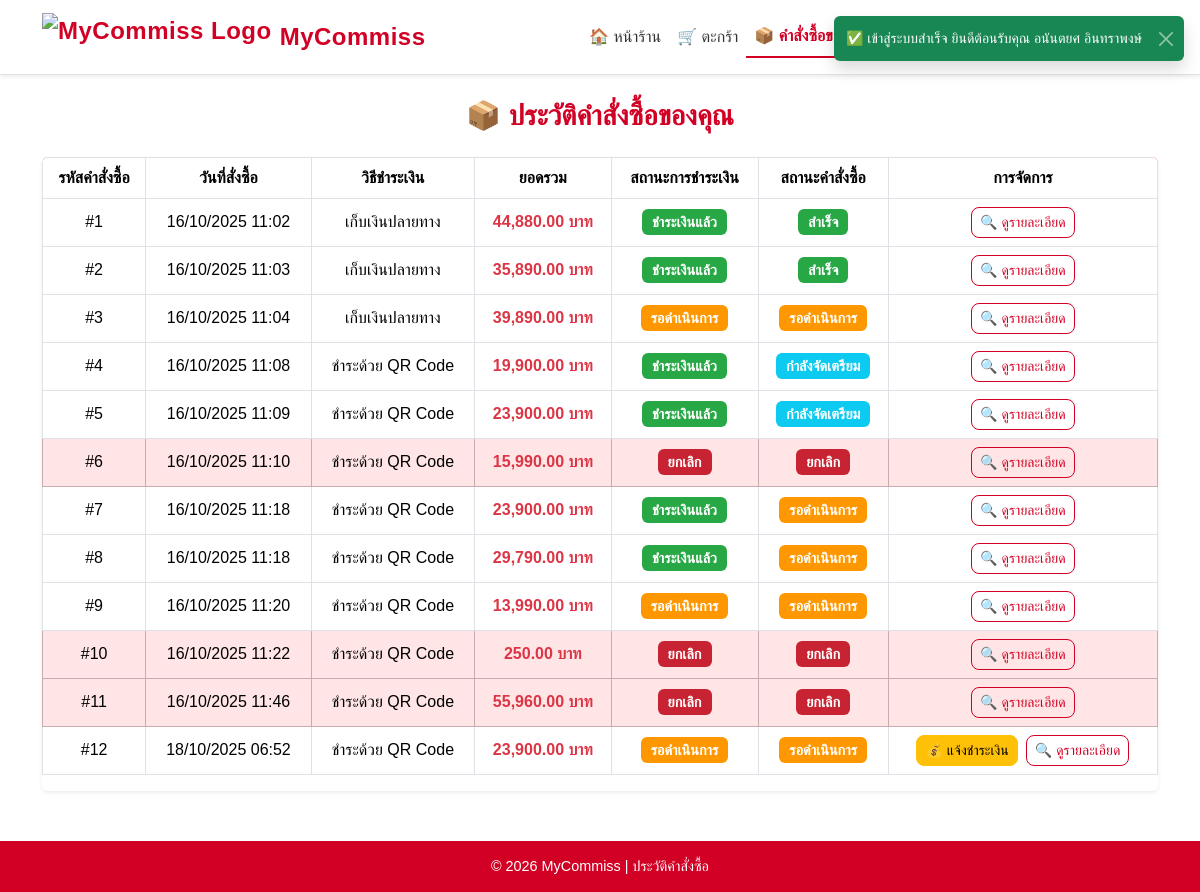
The page /user/orders.php (signed in) on the database as committed earlier.
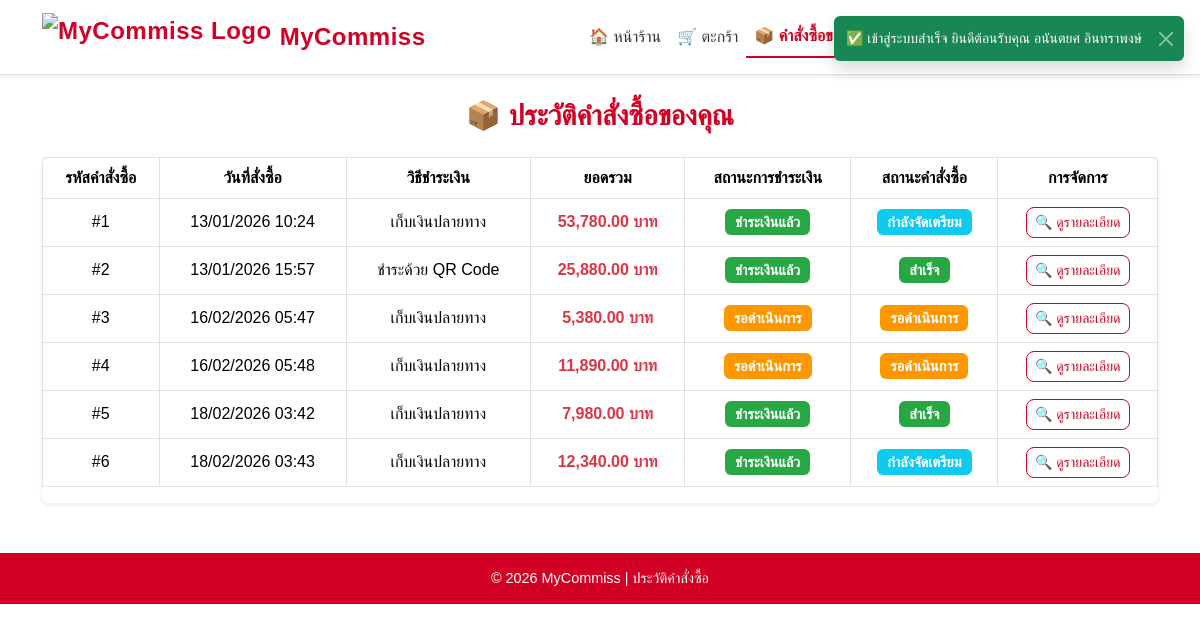
The same page on the database as committed later.
### tables this page shows
CREATE TABLE `orders` (
  `order_id` int(11) NOT NULL,
  `customer_id` int(11) DEFAULT NULL,
  `total_price` decimal(10,2) NOT NULL,
  `shipping_address` text DEFAULT NULL,
  `payment_method` enum('COD','QR') DEFAULT 'COD',
  `slip_image` varchar(255) DEFAULT NULL,
  `payment_date` datetime DEFAULT NULL,
  `payment_status` enum('รอดำเนินการ','ชำระเงินแล้ว','ยกเลิก') DEFAULT 'รอดำเนินการ',
  `admin_verified` enum('รอตรวจสอบ','กำลังตรวจสอบ','อนุมัติ','ปฏิเสธ') DEFAULT 'รอตรวจสอบ',
  `order_status` enum('รอดำเนินการ','กำลังจัดเตรียม','จัดส่งแล้ว','สำเร็จ','ยกเลิก') DEFAULT 'รอดำเนินการ',
  `order_date` timestamp NOT NULL DEFAULT current_timestamp(),
  `shipped_date` datetime DEFAULT NULL,
  `tracking_number` varchar(100) DEFAULT NULL,
  `note` text DEFAULT NULL
);

### user/orders.php (the view, shortened to what this page needs)
<?php
include("connectdb.php");
$customer_id = $_SESSION['customer_id'];
$sql = "SELECT * FROM orders WHERE customer_id = :cid ORDER BY order_date ASC";
$stmt = $conn->prepare($sql);
$stmt->bindParam(':cid', $customer_id, PDO::PARAM_INT);
$stmt->execute();
$orders = $stmt->fetchAll(PDO::FETCH_ASSOC);
?>
<!DOCTYPE html>
<html lang="th">
<head>
  <link href="https://cdn.jsdelivr.net/npm/bootstrap@5.3.2/dist/css/bootstrap.min.css" rel="stylesheet">
</head>
<body>
<?php include("navbar_user.php"); ?>
<div class="toast-container position-fixed top-0 end-0 p-3" style="z-index:3000;">
  <?php foreach (['success' => 'success', 'error' => 'danger'] as $key => $color): ?>
    <?php if (isset($_SESSION["toast_{$key}"])): ?>
      <div class="toast align-items-center text-bg-<?= $color ?> border-0 show" role="alert">
        <div class="d-flex">
          <div class="toast-body"><?= $_SESSION["toast_{$key}"] ?></div>
          <button type="button" class="btn-close btn-close-white me-2 m-auto" data-bs-dismiss="toast"></button>
        </div>
      </div>
    <?php endif; ?>
  <?php endforeach; ?>
</div>
<div class="container mt-4">
  <h3 class="fw-bold mb-4 text-center">📦 ประวัติคำสั่งซื้อของคุณ</h3>
  <?php if (empty($orders)): ?>
    <div class="alert alert-info text-center shadow-sm">
      😕 ยังไม่มีคำสั่งซื้อในระบบ<br>
      <a href="index.php" class="btn btn-primary mt-3">⬅️ กลับไปเลือกซื้อสินค้า</a>
    </div>
  <?php else: ?>
    <div class="table-responsive shadow-sm rounded">
      <table class="table align-middle table-bordered bg-white text-center">
        <thead>
          <tr>
            <th>รหัสคำสั่งซื้อ</th>
            <th>วันที่สั่งซื้อ</th>
            <th>วิธีชำระเงิน</th>
            <th>ยอดรวม</th>
            <th>สถานะการชำระเงิน</th>
            <th>สถานะคำสั่งซื้อ</th>
            <th>การจัดการ</th>
          </tr>
        </thead>
        <tbody>
        <?php
$index = 1;
foreach ($orders as $o):
  $status = $o['payment_status'] ?? 'รอดำเนินการ';
  $order_status = $o['order_status'] ?? 'รอดำเนินการ';
  $admin_verified = $o['admin_verified'] ?? 'รอตรวจสอบ';
  switch ($status) {
    case 'ชำระเงินแล้ว':
      $badgeClass = 'success';
      break;
    case 'ยกเลิก':
      $badgeClass = 'danger';
      break;
    default:
      $badgeClass = 'warning';
  }
  switch ($order_status) {
    case 'รอดำเนินการ':
      $orderBadge = 'warning';
      break;
    case 'กำลังจัดเตรียม':
      $orderBadge = 'info';
      break;
    case 'สำเร็จ':
      $orderBadge = 'success';
      break;
    case 'ยกเลิก':
      $orderBadge = 'danger';
      break;
  }
  if ($o['payment_method'] === 'QR') {
    $methodText = 'ชำระด้วย QR Code';
  } elseif ($o['payment_method'] === 'COD') {
    $methodText = 'เก็บเงินปลายทาง';
  } else {
    $methodText = htmlspecialchars($o['payment_method']);
  }
  $rowClass = ($order_status === 'ยกเลิก') ? 'table-danger' : '';
?>
  <tr class="<?= $rowClass ?>">
    <td>#<?= $index ?></td>
    <td><?= date('d/m/Y H:i', strtotime($o['order_date'])) ?></td>
    <td><?= $methodText ?></td>
    <td class="fw-semibold text-danger"><?= number_format($o['total_price'], 2) ?> บาท</td>
    <td>
      <span class="badge bg-<?= $badgeClass ?>">
        <?= htmlspecialchars($status) ?>
      </span>
    </td>
    <td>
      <span class="badge bg-<?= $orderBadge ?>">
        <?= htmlspecialchars($order_status) ?>
      </span>
    </td>
    <td>
      <div class="d-flex justify-content-center flex-wrap gap-2">
        <?php if (
          $o['payment_method'] === 'QR' &&
          $status === 'รอดำเนินการ' &&
          !in_array($admin_verified, ['กำลังตรวจสอบ', 'อนุมัติ'])
        ): ?>
          <a href="payment_confirm.php?id=<?= $o['order_id'] ?>" class="btn btn-sm btn-warning">
            💰 แจ้งชำระเงิน
          </a>
        <?php endif; ?>
        <a href="order_detail.php?id=<?= $o['order_id'] ?>" class="btn btn-sm btn-outline-primary">
          🔍 ดูรายละเอียด
        </a>
      </div>
    </td>
  </tr>
<?php
$index++;
endforeach;
?>
        </tbody>
      </table>
    </div>
  <?php endif; ?>
</div>
<footer class="text-center">
  © <?= date('Y') ?> MyCommiss | ประวัติคำสั่งซื้อ
</footer>
</body>
</html>

Rows that differ between the two databases and show on the page:
removed orders: order_date "16/10/2025 11:08", payment_method "ชำระด้วย QR Code", total_price "19,900.00", payment_status "ชำระเงินแล้ว", order_status "กำลังจัดเตรียม"
removed orders: order_date "16/10/2025 11:09", payment_method "ชำระด้วย QR Code", total_price "23,900.00", payment_status "ชำระเงินแล้ว", order_status "กำลังจัดเตรียม"
removed orders: order_date "16/10/2025 11:10", payment_method "ชำระด้วย QR Code", total_price "15,990.00", payment_status "ยกเลิก", order_status "ยกเลิก"
removed orders: order_date "16/10/2025 11:18", payment_method "ชำระด้วย QR Code", total_price "23,900.00", payment_status "ชำระเงินแล้ว", order_status "รอดำเนินการ"
removed orders: order_date "16/10/2025 11:18", payment_method "ชำระด้วย QR Code", total_price "29,790.00", payment_status "ชำระเงินแล้ว", order_status "รอดำเนินการ"
removed orders: order_date "16/10/2025 11:20", payment_method "ชำระด้วย QR Code", total_price "13,990.00", payment_status "รอดำเนินการ", order_status "รอดำเนินการ"
removed orders: order_date "16/10/2025 11:22", payment_method "ชำระด้วย QR Code", total_price "250.00", payment_status "ยกเลิก", order_status "ยกเลิก"
removed orders: order_date "16/10/2025 11:46", payment_method "ชำระด้วย QR Code", total_price "55,960.00", payment_status "ยกเลิก", order_status "ยกเลิก"
removed orders: order_date "18/10/2025 06:52", payment_method "ชำระด้วย QR Code", total_price "23,900.00", payment_status "รอดำเนินการ", order_status "รอดำเนินการ"
added orders: order_date "13/01/2026 10:24", payment_method "เก็บเงินปลายทาง", total_price "53,780.00", payment_status "ชำระเงินแล้ว", order_status "กำลังจัดเตรียม"
added orders: order_date "13/01/2026 15:57", payment_method "ชำระด้วย QR Code", total_price "25,880.00", payment_status "ชำระเงินแล้ว", order_status "สำเร็จ"
added orders: order_date "16/02/2026 05:47", payment_method "เก็บเงินปลายทาง", total_price "5,380.00", payment_status "รอดำเนินการ", order_status "รอดำเนินการ"
changed orders (number 4 of 6 on the later page): order_date "16/10/2025 11:02" → "16/02/2026 05:48"; total_price "44,880.00" → "11,890.00"; payment_status "ชำระเงินแล้ว" → "รอดำเนินการ"; order_status "สำเร็จ" → "รอดำเนินการ"
changed orders (number 5 of 6 on the later page): order_date "16/10/2025 11:03" → "18/02/2026 03:42"; total_price "35,890.00" → "7,980.00"
changed orders (number 6 of 6 on the later page): order_date "16/10/2025 11:04" → "18/02/2026 03:43"; total_price "39,890.00" → "12,340.00"; payment_status "รอดำเนินการ" → "ชำระเงินแล้ว"; order_status "รอดำเนินการ" → "กำลังจัดเตรียม"
